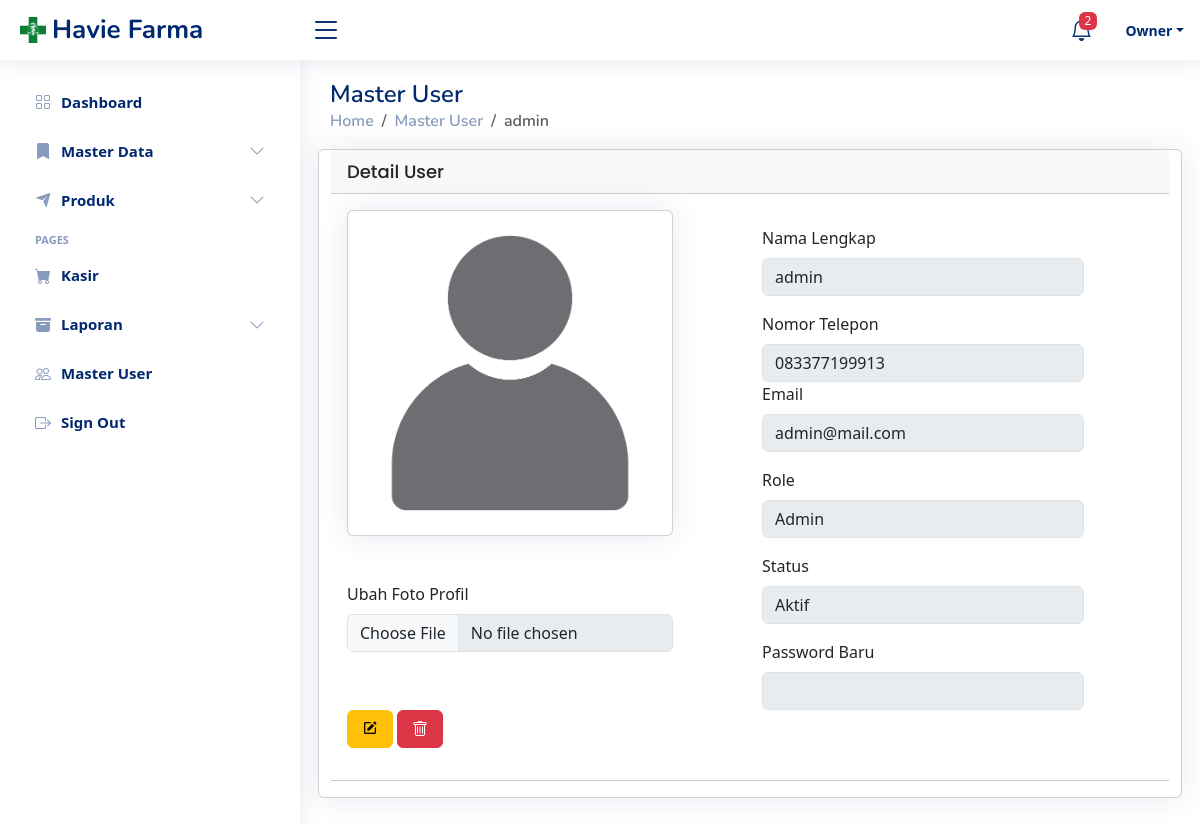
The app's page /user/detail/1 (signed in) with its own data.
### tables this page shows
CREATE TABLE `tbl_m_user` (
  `id_user_tmu` int(11) NOT NULL,
  `name_tmu` varchar(50) NOT NULL,
  `phone_number_tmu` varchar(20) NOT NULL,
  `email_tmu` varchar(100) NOT NULL,
  `password_tmu` varchar(500) NOT NULL,
  `role_tmu` enum('ADMIN','OWNER') NOT NULL,
  `img_tmu` varchar(200) NOT NULL DEFAULT 'default.png',
  `status_tmu` enum('ACTIVE','NONACTIVE') NOT NULL DEFAULT 'ACTIVE',
  `created_by_tmu` varchar(100) NOT NULL,
  `created_date_tmu` timestamp NOT NULL DEFAULT current_timestamp(),
  `update_by_tmu` varchar(50) DEFAULT NULL,
  `update_date_tmu` timestamp NULL DEFAULT NULL
);

### app/core/Controller.php (called while the page is built, shortened)
<?php
class Controller {
    public function view($view, $data = []) {
        require_once './../app/views/'.$view.'.php';
    }
    public function model($model)
    {
        return new $model;
    }
}

### app/controllers/User.php (called while the page is built, shortened)
<?php
class User extends Controller
{
    public function detail($id)
    {
        $data['title'] = "Apotek Havie | Master User";
        $data['user'] = $this->model('User_model')->getUserById($id);
        $data['emptyStock'] = $this->model('Product')->getEmptyStock();
        $this->view('user/detail', $data);
    }
}

### app/core/App.php (called while the page is built, shortened)
<?php
class App {
    protected $method = 'index';
    protected $params = [];
    public function __construct() {
        $url = $this->parseURL();
        if (file_exists('./../app/controllers/'.ucfirst($url[0]).'.php')) {
            unset($url[0]);
        }
        $this->controller = new $this->controller();
        if (isset($url[1])) {
            if(method_exists($this->controller, $url[1])) {
                $this->method = $url[1];
                unset($url[1]);
            }
        }
        if (!empty($url)) {
            $this->params = array_values($url);
        }
        call_user_func_array([$this->controller, $this->method], $this->params);
    }
    public function parseURL() {
        if (isset($_GET['url'])) {
            $url = $_GET['url'];
            $url = rtrim($url,'/');
            $url = filter_var($url, FILTER_SANITIZE_URL);
            $url = explode('/', $url);
            return $url;
        }
    }
}

### public/index.php (called while the page is built, shortened)
<?php
$app = new App();

### app/core/Database.php (called while the page is built, shortened)
<?php
class Database
{
    private $host = DB_HOST;
    private $user = DB_USER;
    private $password = DB_PASS;
    private $db_name = DB_NAME;
    private $db_connect;
    private $stmt;
    public function __construct()
    {
        $dsn = 'mysql:host='. $this->host . ';dbname=' . $this->db_name;
        $option = [
            PDO::ATTR_PERSISTENT => true,
            PDO::ATTR_ERRMODE => PDO::ERRMODE_EXCEPTION
        ];
        try {
            $this->db_connect = new PDO($dsn, $this->user, $this->password, $option);
        } catch (PDOException $e) {
            die('' . $e->getMessage());
        }
    }
    public function query($query)
    {
        $this->stmt = $this->db_connect->prepare($query);
    }
    public function bind($param, $value, $type = null)
    {
        if (is_null($type)) {
            switch (true) {
                default:
                    $type = PDO::PARAM_STR;
                    break;
            }
        }
        $this->stmt->bindValue($param, $value, $type);
    }
    public function execute()
    {
        $this->stmt->execute();
    }
    public function single()
    {
        $this->execute();
        return $this->stmt->fetch(PDO::FETCH_ASSOC);
    }
}

### app/models/User_model.php (called while the page is built, shortened)
<?php
class User_model
{
    private $db;
    public function __construct()
    {
        $this->db = new Database();
    }
    public function getUserById($id)
    {
        $query = "SELECT * FROM tbl_m_user WHERE id_user_tmu = :id";
        $this->db->query($query);
        $this->db->bind('id', $id);
        return $this->db->single();
    }
}

### app/views/user/detail.php (the view, shortened to what this page needs)
<main id="main" class="main">
    <div class="pagetitle">
        <h1>Master User</h1>
        <nav>
            <ol class="breadcrumb">
                <li class="breadcrumb-item"><a href="<?= BASEURL ?>home/index">Home</a></li>
                <li class="breadcrumb-item"><a href="<?= BASEURL ?>user/index">Master User</a></li>
                <li class="breadcrumb-item active">
                    <?= $data['user']['name_tmu'] ?>
                </li>
            </ol>
        </nav>
    </div>
    <section class="section masterdata">
        <div class="row">
            <div class="card">
                <div class="card-header">
                    <span class="card-title">Detail User</span>
                </div>
                <form action="<?= BASEURL ?>user/user_edit" method="post" enctype="multipart/form-data">
                    <div class="card-body">
                        <div class="row">
                            <div class="col-lg-6">
                                <div class="card col-lg-10">
                                    <div class="card-body d-flex justify-content-center align-items-center px-4 py-4">
                                        <img class="img-fluid" width="400px "
                                            src="<?= BASEURL ?>img/profile/<?= $data['user']['img_tmu'] ?>" alt="">
                                    </div>
                                </div>
                                <div class="col-lg-10 mt-3">
                                    <label class="form-label mt-3">Ubah Foto Profil</label>
                                    <input class="form-control" type="file" id="imageInput" name="img" accept="image/*"
                                        onchange="validateImage()" disabled>
                                </div>
                            </div>
                            <div class="col-lg-6">
                                <div class="row">
                                    <label class="form-label mt-3">Nama Lengkap</label>
                                    <div class="col-lg-10">
                                        <input type="text" id="name" name='name' class="form-control"
                                            value="<?= $data['user']['name_tmu'] ?>" disabled>
                                    </div>
                                </div>
                                <label class="form-label mt-3">Nomor Telepon</label>
                                <div class="row">
                                    <div class="col-lg-10">
                                        <input type="text" id="phone" name="phone_number" class="form-control"
                                            value="<?= $data['user']['phone_number_tmu'] ?>" disabled>
                                    </div>
                                </div>
                                <label class="form-label">Email</label>
                                <div class="row">
                                    <div class="col-lg-10">
                                        <input type="text" id="email" name="email" class="form-control"
                                            value="<?= $data['user']['email_tmu'] ?>" disabled>
                                    </div>
                                </div>
                                <label class="form-label mt-3">Role</label>
                                <div class="row">
                                    <div class="col-lg-10">
                                        <select class="form-control" id="role" name="role" disabled>
                                            <option value="ADMIN">Admin</option>
                                        </select>
                                    </div>
                                </div>
                                <label class="form-label mt-3">Status</label>
                                <div class="row">
                                    <div class="col-lg-10">
                                        <select class="form-control" id="status" name="status" disabled>
                                            <option value="ACTIVE">Aktif</option>
                                        </select>
                                    </div>
                                </div>
                                <label class="form-label mt-3" for="">Password Baru</label>
                                <div class="row">
                                    <div class="col-lg-10">
                                        <input type="password" name="password" id="password"  class="form-control" disabled>
                                    </div>
                                    <div class="row col-lg-2">
                                    </div>
                                </div>
                            </div>
                        </div>
                        <div class="row">
                            <div class="col-lg-3 ">
                                <button type="button" class="btn btn-warning col-lg-3" onclick="removeAttr()"><i
                                        class="bx bxs-edit"></i></button>
                                <a class="btn btn-danger col-lg-3" href = "<?=BASEURL?>user/user_delete/<?=$data['user']['id_user_tmu']?>" onclick = "confirm('Hapus <?=$data['user']['name_tmu']?>')"><i class="bi bi-trash"></i></a>
                            </div>
                        </div>
                    </div>
                    <hr>
                </form>
            </div>
        </div>
    </section>

### public/css/style.css (style rules this page uses)
:root { scroll-behavior: smooth; }
body { font-family: "Open Sans", sans-serif; background: #f6f9ff; color: #444444; }
a { color: #4154f1; text-decoration: none; }
h1, h2, h3, h4, h5, h6 { font-family: "Nunito", sans-serif; }
#main { margin-top: 60px; padding: 20px 30px; transition: all 0.3s; }
.pagetitle { margin-bottom: 10px; }
.pagetitle h1 { font-size: 24px; margin-bottom: 0; font-weight: 600; color: #012970; }
.card { margin-bottom: 30px; border: none; border-radius: 5px; box-shadow: 0px 0 30px rgba(1, 41, 112, 0.1); }
.card-header, .card-footer { border-color: #ebeef4; background-color: #fff; color: #798eb3; padding: 15px; }
.card-title { padding: 20px 0 15px 0; font-size: 18px; font-weight: 500; color: #012970; font-family: "Poppins", sans-serif; }
.card-body { padding: 0 20px 20px 20px; }
.breadcrumb { font-size: 14px; font-family: "Nunito", sans-serif; color: #899bbd; font-weight: 600; }
.breadcrumb a { color: #899bbd; transition: 0.3s; }
.breadcrumb .breadcrumb-item::before { color: #899bbd; }
.breadcrumb .active { color: #51678f; font-weight: 600; }
@media (min-width: 1200px) { #main, #footer { margin-left: 300px; } }

### app/views/templates/header.php (style rules this page uses)
a { color: #4154f1; text-decoration: none; }

### records on screen
tbl_m_user: name_tmu "admin", img_tmu (placeholder picture), name "admin", phone_number "083377199913", email "admin@mail.com"

### other values on screen
count($data['emptyStock']) "2"
$_SESSION['name'] "Owner"
